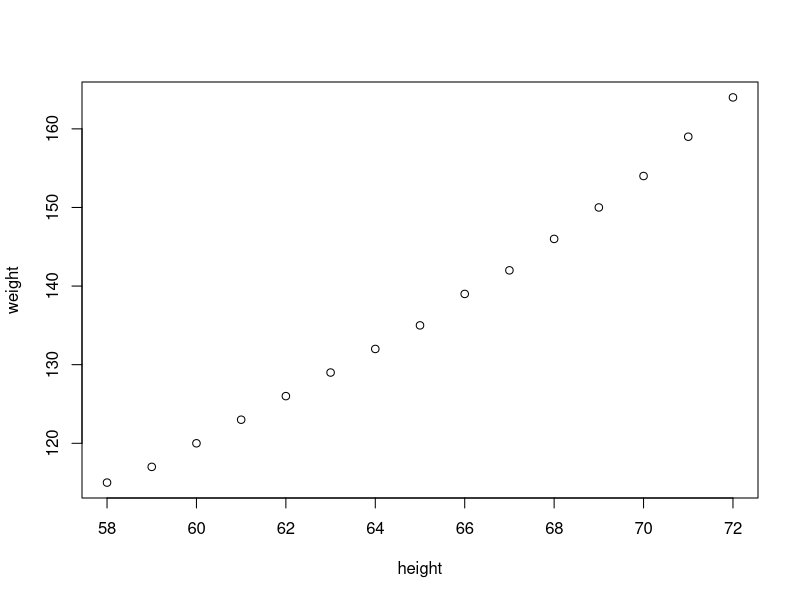
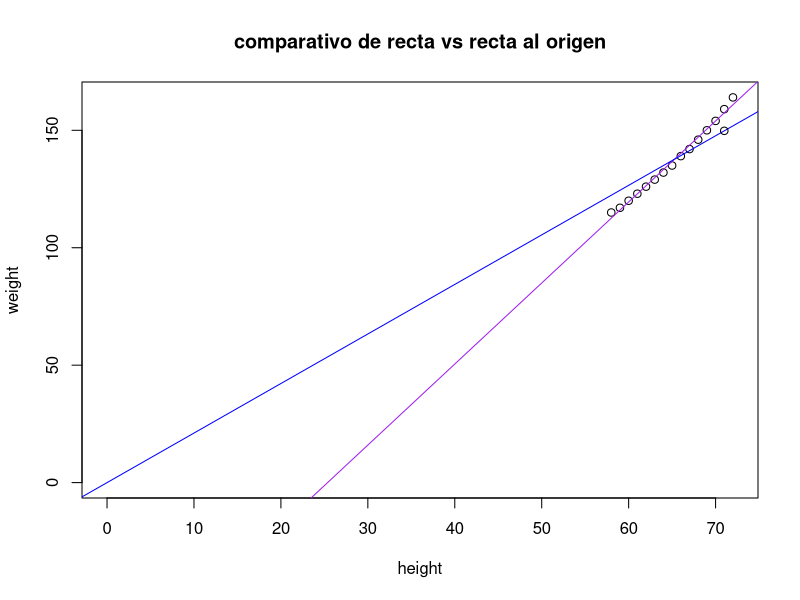
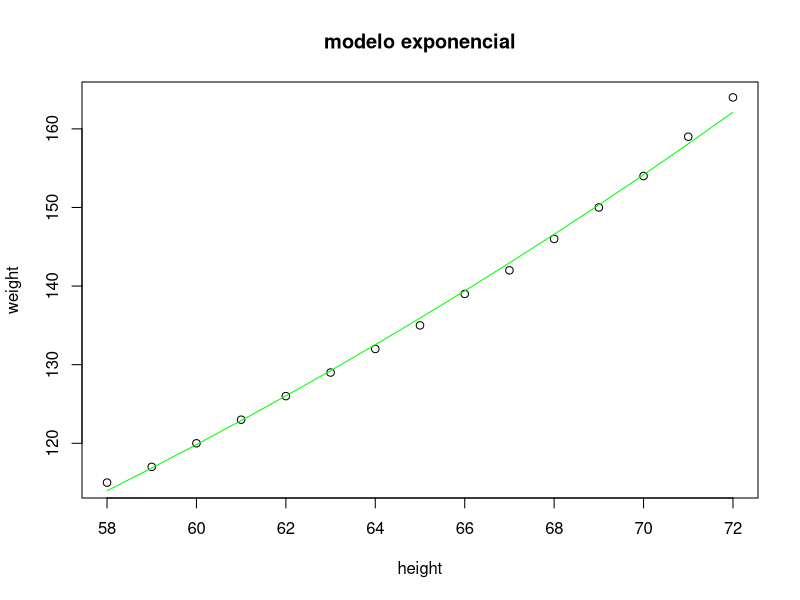
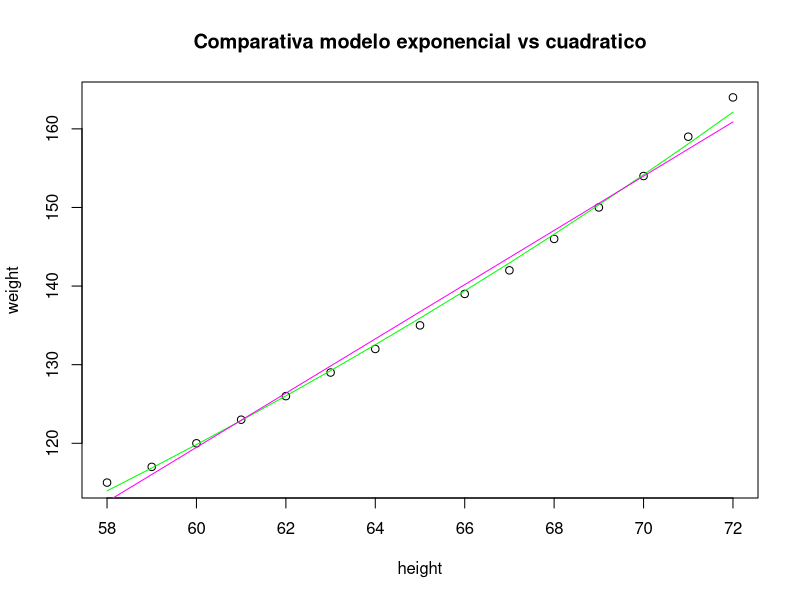

These charts were generated, in order, by the following R code: (Note: this script raises an error after producing the figures.)
#analisis de regresion
data(women)
plot(women)

#revisando modelo lineal
reg.l<-lm(women$weight~women$height)
#modelo generado es peso estimado=-87.54+3.45altura
summary(reg.l)
anova(reg.l)
#H0:B1=0 vs Ha: B1!=0
#rechazo H0 si p valor 1.09e-14 <alfa 0.05
#rechazo H0, las variables se relacionan 

#mostrando un ajuste al 99.03
summary(reg.l)$adj.r.squared

#intervalos de confianza
confint(reg.l) #sin evidencia de regresion
reg.lo<-lm(women$weight~0+women$height)
summary(reg.lo)

#graficando
plot(women,main="comparativo de recta vs recta al origen",xlim=c(0,max(women$height)),ylim=c(0,max(women$weight)))
abline(reg.l,col="purple")
abline(reg.lo,col="blue")
fitted.values(reg.lo) #estimaciones y gorro
points(71,149.7754)
residuals(reg.lo) #errores
#como no veo que pasa en el origen hare un alejamiento de la grafica(linea 19)

#modelo linealizable: exponencial
#y gorro=b0E**B1x<- usa y. (yasterisco) vs x 
y.t<-log(women$weight)
reg.la<-lm(y.t~women$height)
summary(reg.la) #modelo lineal asociado y.t gorro=3.27+0.025
B0.exp<-exp(coef(reg.la)[1])
#modelo exponencial y gorro=26.44e**0.25x
fitted.values(reg.la)#y gorro del modelo lineal asociado
y.g.exp<-B0.exp*exp(coef(reg.la)[2]*women$height)

#graficando modelo exponencial
plot(women,main="modelo exponencial")
lines(women$height,y.g.exp,col="green")

#revisando modelo cuadratico
reg.c<-lm(women$weight~poly(women$height,degree = ))
#modelo generado y gorro=136.7+57.7x+5.33**2
summary(reg.c)

#comparativa de cuadratico y exponencial
plot(women,mai="Comparativa modelo exponencial vs cuadratico")
lines(women$heigh,y.g.exp,col="green") #modelo exponencial
lines(women$height,fitted.values(reg.c),col="magenta")#modelo cuadratico

legend() #pinta un cuadrito en el que dice que modelo es cual rayita va?
